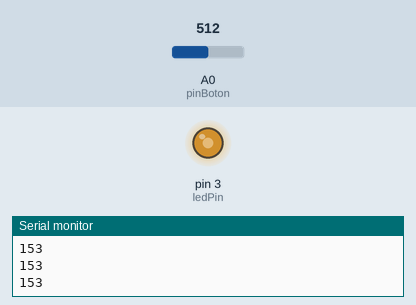
Recording of a sketch running on a simulated Arduino Uno, built with avr-gcc and run on an emulated ATmega328P. Parts: output pins drawn as LEDs (lit = HIGH), the last lines printed to the serial monitor. The inputs (shaded band) are chosen by the test bench; at power-on: A0 (pinBoton) = 512.

Above: at 1.2 s.
1.3 s: A0 (pinBoton) set to 716
At 2.5 s:
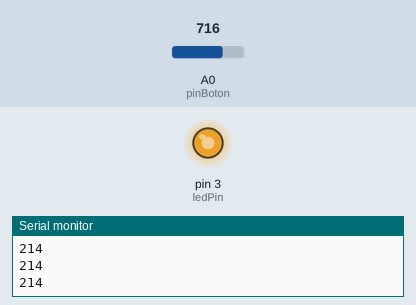
2.8 s: A0 (pinBoton) set to 306
At 3.9 s:
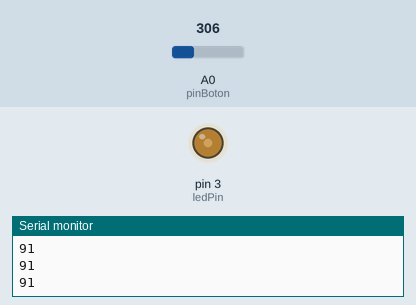
4.3 s: A0 (pinBoton) set to 122
At 5.0 s:
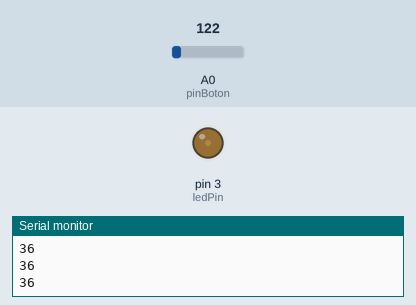
5.8 s: A0 (pinBoton) set to 0
At 6.1 s:
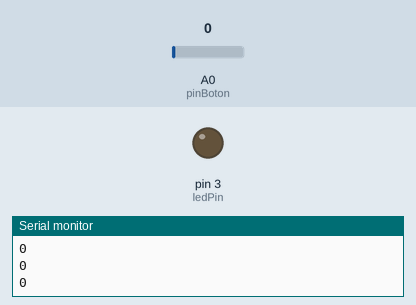
7.3 s: A0 (pinBoton) set to 511
At 8.4 s:
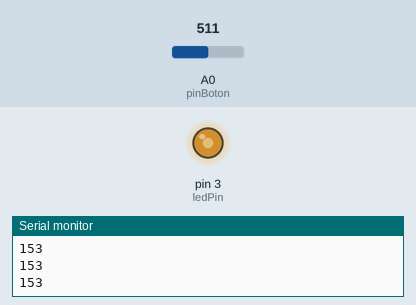
Timing chart, 0 to 9.8 s (numbered marks = the images above; inputs shaded):
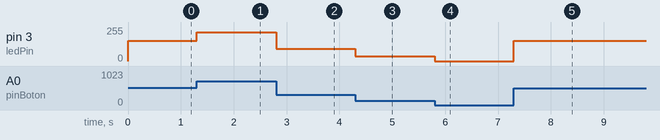

The sketch:

botonAnalogico-conLed.ino
```cpp
const int pinBoton = A0;
int valorBoton;
int ledPin= 3;
int valMap;

void setup() {
  // put your setup code here, to run once:

pinMode (pinBoton, INPUT);
pinMode (ledPin, OUTPUT);
Serial.begin(9600);
}

void loop() {
  // put your main code here, to run repeatedly:
valorBoton= analogRead(pinBoton);
//rango minimo, maximo, valores minimo y maximo a los que quiero transformar
valMap= map(valorBoton, 0,850,0,255);
//variable para que limite los valores de 0 a 255 y no se pase
valMap=constrain(valMap, 0,255);

analogWrite(ledPin,valMap);
Serial.println(valMap);
//Serial.println(valorBoton);
}
```

Measured:
- after the input at 1.3 s, pin 3 (ledPin): 153/255 → 214/255 at once
- after the input at 2.8 s, pin 3 (ledPin): 214/255 → 91/255 at once
- after the input at 4.3 s, pin 3 (ledPin): 91/255 → 36/255 at once
- after the input at 5.8 s, pin 3 (ledPin): 36/255 → 0/255 at once
- after the input at 7.3 s, pin 3 (ledPin): 0/255 → 153/255 at once
